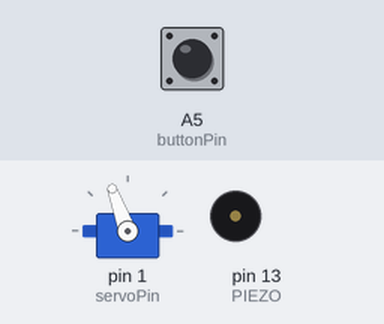
Bench run of a sketch on a simulated Arduino Uno, built with avr-gcc and run on an emulated ATmega328P. On the bench: servo, buzzer (waves = sounding, pin HIGH). Inputs (shaded band) come from the test bench; at power-on: A5 (buttonPin) LOW. Random numbers use the default seed unless the sketch sets one.

Above: at 2.1 s.
At 18.86 s:
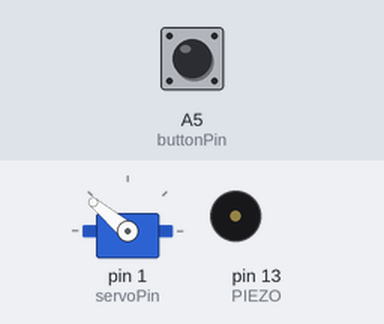
At 26.7 s:
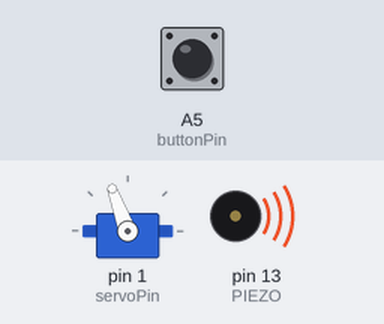
Timing chart, 0 to 39.3 s (numbered marks = the images above):
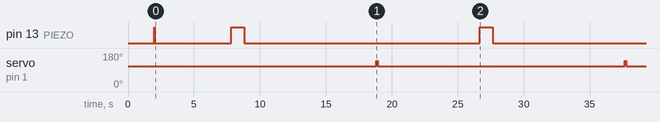

The sketch:

code.ino
```cpp
#include <Servo.h>
const int buttonPin = A5;
int servoPin = 1;
int lastButtonState;
int currentButtonState;
bool activate = false;
float randNumber;
const int PIEZO =  13;
Servo Servo1;

void setup() {

  pinMode(buttonPin, INPUT);
  currentButtonState = digitalRead(buttonPin);
  Servo1.attach(servoPin);
  Servo1.write(110);
  delay(1000);
  Servo1.write(110);
  delay(1000);
  Servo1.write(110);
  pinMode(PIEZO, OUTPUT);
  digitalWrite(PIEZO, HIGH);
  delay(10);
  digitalWrite(PIEZO, LOW);
}

void loop() {

  digitalWrite(PIEZO, LOW);
  delay(random(3000, 10000));
  digitalWrite(PIEZO, HIGH);
  delay(1000);
  digitalWrite(PIEZO, LOW);
  delay(10000);
  Servo1.write(140);
  delay(100);
  Servo1.write(110);
  delay(500);

}
```

Measured:
- by itself, pin 13 (PIEZO): goes LOW 5.8 s, HIGH 1.0 s, LOW 17.8 s, HIGH 1.0 s, then LOW
- by itself, servo on pin 1 (servoPin): alternates 140° for 0.10 s and 110° for 18.7 s
